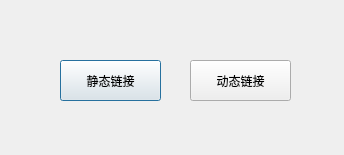
<?xml version="1.0" encoding="UTF-8"?>
<ui version="4.0">
 <class>QLibraryDemoClass</class>
 <widget class="QDialog" name="QLibraryDemoClass">
  <property name="geometry">
   <rect>
    <x>0</x>
    <y>0</y>
    <width>344</width>
    <height>155</height>
   </rect>
  </property>
  <property name="windowTitle">
   <string>QLibraryDemo</string>
  </property>
  <widget class="QPushButton" name="btnInv1">
   <property name="geometry">
    <rect>
     <x>60</x>
     <y>60</y>
     <width>101</width>
     <height>41</height>
    </rect>
   </property>
   <property name="text">
    <string>静态链接</string>
   </property>
  </widget>
  <widget class="QPushButton" name="btnInv2">
   <property name="geometry">
    <rect>
     <x>190</x>
     <y>60</y>
     <width>101</width>
     <height>41</height>
    </rect>
   </property>
   <property name="text">
    <string>动态链接</string>
   </property>
  </widget>
 </widget>
 <layoutdefault spacing="6" margin="11"/>
 <resources>
  <include location="QLibraryDemo.qrc"/>
 </resources>
 <connections/>
</ui>
